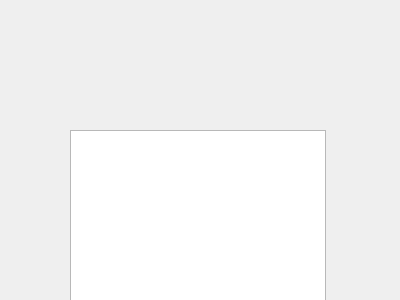
<?xml version="1.0" encoding="UTF-8"?>
<ui version="4.0">
 <class>test</class>
 <widget class="QDialog" name="test">
  <property name="geometry">
   <rect>
    <x>0</x>
    <y>0</y>
    <width>400</width>
    <height>300</height>
   </rect>
  </property>
  <property name="windowTitle">
   <string>Dialog</string>
  </property>
  <widget class="QTableView" name="tableView">
   <property name="geometry">
    <rect>
     <x>70</x>
     <y>130</y>
     <width>256</width>
     <height>192</height>
    </rect>
   </property>
  </widget>
 </widget>
 <resources/>
 <connections/>
</ui>
